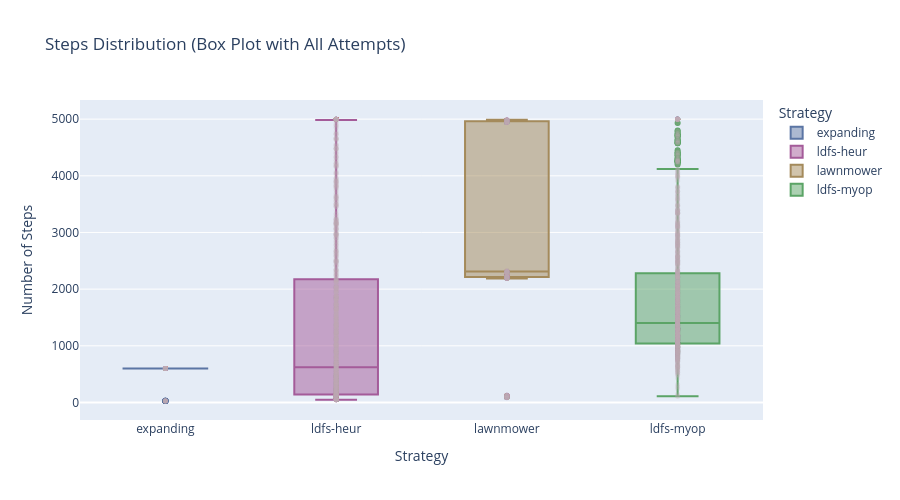

Source (notebook cell):
### Markdown cell above
Y, por último, también se añaden los boxplot, que ayudan a entender la distribución con más información (rango, percentiles, outliers, etc.).

### Code cell
# Crear un diccionario para mapear las estrategias a los colores
strategy_to_color = dict(zip(strategies, colors_total))

point_color = '#BFACB5'


fig_box = px.box(successful_df_exp2,
                 x='Strategy',
                 y='Steps',
                 title='Steps Distribution (Box Plot)',
                 labels={'Steps': 'Number of Steps'},
                 height=500,
                 category_orders={'Strategy': strategies},  
                 color='Strategy',
                 color_discrete_map=strategy_to_color
)

# Añadir los puntos de dispersión para todos los casos de prueba (incluyendo los fallidos)
for strategy in combined_data_exp2['Strategy'].unique():
    strategy_data = combined_data_exp2[combined_data_exp2['Strategy'] == strategy]
    

    fig_box.add_trace(
        go.Scatter(
            x=[strategy] * len(strategy_data),
            y=strategy_data['Steps'],
            mode='markers',
            marker=dict(
                color=point_color,
                opacity=0.2,
                size=5
            ),
            showlegend=False,
        )
    )

fig_box.update_layout(
    height=500,
    title='Steps Distribution (Box Plot with All Attempts)',
    yaxis_title='Number of Steps',
)

fig_box.show()

### Figure 1 — Plotly figure (JSON) as saved in the notebook; plotly's stock layout.template omitted (floating-point values rounded to 4 significant figures; data arrays with more than 128 entries replaced by an {"elided": "..."} marker saying what was removed)
{"data": [{"alignmentgroup": "True", "hovertemplate": "Strategy=%{x}<br>Number of Steps=%{y}<extra></extra>", "legendgroup": "expanding", "marker": {"color": "#5B75A4"}, "name": "expanding", "notched": false, "offsetgroup": "expanding", "orientation": "v", "showlegend": true, "type": "box", "x": {"elided": "1000 str values"}, "x0": " ", "xaxis": "x", "y": {"elided": "1000 int values"}, "y0": " ", "yaxis": "y"}, {"alignmentgroup": "True", "hovertemplate": "Strategy=%{x}<br>Number of Steps=%{y}<extra></extra>", "legendgroup": "ldfs-heur", "marker": {"color": "#A45B99"}, "name": "ldfs-heur", "notched": false, "offsetgroup": "ldfs-heur", "orientation": "v", "showlegend": true, "type": "box", "x": {"elided": "811 str values"}, "x0": " ", "xaxis": "x", "y": {"elided": "811 int values"}, "y0": " ", "yaxis": "y"}, {"alignmentgroup": "True", "hovertemplate": "Strategy=%{x}<br>Number of Steps=%{y}<extra></extra>", "legendgroup": "lawnmower", "marker": {"color": "#A48A5B"}, "name": "lawnmower", "notched": false, "offsetgroup": "lawnmower", "orientation": "v", "showlegend": true, "type": "box", "x": {"elided": "734 str values"}, "x0": " ", "xaxis": "x", "y": {"elided": "734 int values"}, "y0": " ", "yaxis": "y"}, {"alignmentgroup": "True", "hovertemplate": "Strategy=%{x}<br>Number of Steps=%{y}<extra></extra>", "legendgroup": "ldfs-myop", "marker": {"color": "#5BA466"}, "name": "ldfs-myop", "notched": false, "offsetgroup": "ldfs-myop", "orientation": "v", "showlegend": true, "type": "box", "x": {"elided": "949 str values"}, "x0": " ", "xaxis": "x", "y": {"elided": "949 int values"}, "y0": " ", "yaxis": "y"}, {"marker": {"color": "#BFACB5", "opacity": 0.2, "size": 5}, "mode": "markers", "showlegend": false, "type": "scatter", "x": {"elided": "1000 str values"}, "y": {"elided": "1000 int values"}}, {"marker": {"color": "#BFACB5", "opacity": 0.2, "size": 5}, "mode": "markers", "showlegend": false, "type": "scatter", "x": {"elided": "1000 str values"}, "y": {"elided": "1000 int values"}}, {"marker": {"color": "#BFACB5", "opacity": 0.2, "size": 5}, "mode": "markers", "showlegend": false, "type": "scatter", "x": {"elided": "1000 str values"}, "y": {"elided": "1000 int values"}}, {"marker": {"color": "#BFACB5", "opacity": 0.2, "size": 5}, "mode": "markers", "showlegend": false, "type": "scatter", "x": {"elided": "1000 str values"}, "y": {"elided": "1000 int values"}}], "layout": {"boxmode": "overlay", "height": 500, "legend": {"title": {"text": "Strategy"}, "tracegroupgap": 0}, "title": {"text": "Steps Distribution (Box Plot with All Attempts)"}, "xaxis": {"anchor": "y", "categoryarray": ["expanding", "ldfs-heur", "lawnmower", "ldfs-myop"], "categoryorder": "array", "domain": [0, 1], "title": {"text": "Strategy"}}, "yaxis": {"anchor": "x", "domain": [0, 1], "title": {"text": "Number of Steps"}}}}
